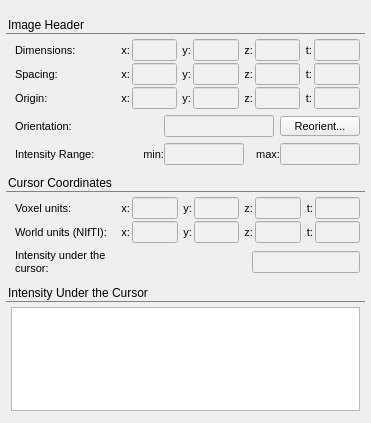
<?xml version="1.0" encoding="UTF-8"?>
<ui version="4.0">
 <class>ImageInfoInspector</class>
 <widget class="QWidget" name="ImageInfoInspector">
  <property name="geometry">
   <rect>
    <x>0</x>
    <y>0</y>
    <width>371</width>
    <height>423</height>
   </rect>
  </property>
  <property name="sizePolicy">
   <sizepolicy hsizetype="Preferred" vsizetype="Preferred">
    <horstretch>0</horstretch>
    <verstretch>0</verstretch>
   </sizepolicy>
  </property>
  <property name="minimumSize">
   <size>
    <width>0</width>
    <height>0</height>
   </size>
  </property>
  <property name="windowTitle">
   <string>Form</string>
  </property>
  <property name="styleSheet">
   <string notr="true">QGroupBox {
  background-origin: content;
  margin-top: 15px;
  font-weight: normal;
  font-size: 12px;
  color: black;
  padding: 5px;
  border-radius: 0px;
  border-top: 1px solid rgb(130,130,130);
  border-left: none;
  border-right:none;
  border-bottom:none;
}
QGroupBox::title {
  subcontrol-origin: 	margin;
  subcontrol-position: top left;
}
QWidget:read-only {
  background-color:rgb(240,240,240);
}
QDoubleSpinBox:read-only {
  background-color:rgb(240,240,240);
}</string>
  </property>
  <layout class="QVBoxLayout" name="verticalLayout" stretch="0,0,100,1">
   <property name="spacing">
    <number>6</number>
   </property>
   <property name="leftMargin">
    <number>6</number>
   </property>
   <property name="topMargin">
    <number>18</number>
   </property>
   <property name="rightMargin">
    <number>6</number>
   </property>
   <property name="bottomMargin">
    <number>6</number>
   </property>
   <item>
    <widget class="QGroupBox" name="groupBox_2">
     <property name="styleSheet">
      <string notr="true">QLabel { font-size: 11px; }
QLineEdit { font-size: 12px; }
QSpinBox { font-size: 12px; }
QToolButton { font-size: 11px; }</string>
     </property>
     <property name="title">
      <string>Image Header</string>
     </property>
     <layout class="QVBoxLayout" name="verticalLayout_4">
      <property name="spacing">
       <number>6</number>
      </property>
      <property name="leftMargin">
       <number>4</number>
      </property>
      <property name="topMargin">
       <number>0</number>
      </property>
      <property name="rightMargin">
       <number>0</number>
      </property>
      <property name="bottomMargin">
       <number>0</number>
      </property>
      <item>
       <widget class="QWidget" name="widget_3" native="true">
        <layout class="QGridLayout" name="gridLayout">
         <property name="leftMargin">
          <number>0</number>
         </property>
         <property name="topMargin">
          <number>0</number>
         </property>
         <property name="rightMargin">
          <number>0</number>
         </property>
         <property name="bottomMargin">
          <number>0</number>
         </property>
         <property name="spacing">
          <number>2</number>
         </property>
         <item row="0" column="5">
          <widget class="QLabel" name="label">
           <property name="text">
            <string> z:</string>
           </property>
           <property name="alignment">
            <set>Qt::AlignRight|Qt::AlignTrailing|Qt::AlignVCenter</set>
           </property>
          </widget>
         </item>
         <item row="1" column="0">
          <widget class="QLabel" name="label_26">
           <property name="minimumSize">
            <size>
             <width>104</width>
             <height>0</height>
            </size>
           </property>
           <property name="text">
            <string>Spacing:</string>
           </property>
          </widget>
         </item>
         <item row="0" column="3">
          <widget class="QLabel" name="label_2">
           <property name="text">
            <string> y:</string>
           </property>
           <property name="alignment">
            <set>Qt::AlignRight|Qt::AlignTrailing|Qt::AlignVCenter</set>
           </property>
          </widget>
         </item>
         <item row="0" column="7">
          <widget class="QLabel" name="lblDimT">
           <property name="text">
            <string> t:</string>
           </property>
           <property name="alignment">
            <set>Qt::AlignRight|Qt::AlignTrailing|Qt::AlignVCenter</set>
           </property>
          </widget>
         </item>
         <item row="0" column="0">
          <widget class="QLabel" name="label_24">
           <property name="minimumSize">
            <size>
             <width>104</width>
             <height>0</height>
            </size>
           </property>
           <property name="text">
            <string>Dimensions:</string>
           </property>
          </widget>
         </item>
         <item row="0" column="4">
          <widget class="QLineEdit" name="outDimY">
           <property name="maximumSize">
            <size>
             <width>80</width>
             <height>16777215</height>
            </size>
           </property>
           <property name="readOnly">
            <bool>true</bool>
           </property>
          </widget>
         </item>
         <item row="0" column="6">
          <widget class="QLineEdit" name="outDimZ">
           <property name="maximumSize">
            <size>
             <width>80</width>
             <height>16777215</height>
            </size>
           </property>
           <property name="readOnly">
            <bool>true</bool>
           </property>
          </widget>
         </item>
         <item row="0" column="2">
          <widget class="QLineEdit" name="outDimX">
           <property name="maximumSize">
            <size>
             <width>80</width>
             <height>16777215</height>
            </size>
           </property>
           <property name="readOnly">
            <bool>true</bool>
           </property>
          </widget>
         </item>
         <item row="2" column="0">
          <widget class="QLabel" name="label_27">
           <property name="minimumSize">
            <size>
             <width>104</width>
             <height>0</height>
            </size>
           </property>
           <property name="styleSheet">
            <string notr="true"/>
           </property>
           <property name="text">
            <string>Origin:</string>
           </property>
          </widget>
         </item>
         <item row="0" column="1">
          <widget class="QLabel" name="label_3">
           <property name="text">
            <string>x:</string>
           </property>
           <property name="alignment">
            <set>Qt::AlignRight|Qt::AlignTrailing|Qt::AlignVCenter</set>
           </property>
          </widget>
         </item>
         <item row="0" column="8">
          <widget class="QLineEdit" name="outDimT">
           <property name="maximumSize">
            <size>
             <width>80</width>
             <height>16777215</height>
            </size>
           </property>
           <property name="readOnly">
            <bool>true</bool>
           </property>
          </widget>
         </item>
         <item row="1" column="1">
          <widget class="QLabel" name="label_4">
           <property name="text">
            <string>x:</string>
           </property>
           <property name="alignment">
            <set>Qt::AlignRight|Qt::AlignTrailing|Qt::AlignVCenter</set>
           </property>
          </widget>
         </item>
         <item row="1" column="2">
          <widget class="QLineEdit" name="outSpacingX">
           <property name="maximumSize">
            <size>
             <width>80</width>
             <height>16777215</height>
            </size>
           </property>
           <property name="readOnly">
            <bool>true</bool>
           </property>
          </widget>
         </item>
         <item row="1" column="3">
          <widget class="QLabel" name="label_5">
           <property name="text">
            <string> y:</string>
           </property>
           <property name="alignment">
            <set>Qt::AlignRight|Qt::AlignTrailing|Qt::AlignVCenter</set>
           </property>
          </widget>
         </item>
         <item row="1" column="4">
          <widget class="QLineEdit" name="outSpacingY">
           <property name="maximumSize">
            <size>
             <width>80</width>
             <height>16777215</height>
            </size>
           </property>
           <property name="readOnly">
            <bool>true</bool>
           </property>
          </widget>
         </item>
         <item row="1" column="5">
          <widget class="QLabel" name="label_6">
           <property name="text">
            <string> z:</string>
           </property>
           <property name="alignment">
            <set>Qt::AlignRight|Qt::AlignTrailing|Qt::AlignVCenter</set>
           </property>
          </widget>
         </item>
         <item row="1" column="6">
          <widget class="QLineEdit" name="outSpacingZ">
           <property name="maximumSize">
            <size>
             <width>80</width>
             <height>16777215</height>
            </size>
           </property>
           <property name="readOnly">
            <bool>true</bool>
           </property>
          </widget>
         </item>
         <item row="1" column="7">
          <widget class="QLabel" name="lblSpacingT">
           <property name="text">
            <string> t:</string>
           </property>
           <property name="alignment">
            <set>Qt::AlignRight|Qt::AlignTrailing|Qt::AlignVCenter</set>
           </property>
          </widget>
         </item>
         <item row="1" column="8">
          <widget class="QLineEdit" name="outSpacingT">
           <property name="maximumSize">
            <size>
             <width>80</width>
             <height>16777215</height>
            </size>
           </property>
           <property name="readOnly">
            <bool>true</bool>
           </property>
          </widget>
         </item>
         <item row="2" column="1">
          <widget class="QLabel" name="label_7">
           <property name="text">
            <string>x:</string>
           </property>
           <property name="alignment">
            <set>Qt::AlignRight|Qt::AlignTrailing|Qt::AlignVCenter</set>
           </property>
          </widget>
         </item>
         <item row="2" column="2">
          <widget class="QLineEdit" name="outOriginX">
           <property name="maximumSize">
            <size>
             <width>80</width>
             <height>16777215</height>
            </size>
           </property>
           <property name="readOnly">
            <bool>true</bool>
           </property>
          </widget>
         </item>
         <item row="2" column="3">
          <widget class="QLabel" name="label_8">
           <property name="text">
            <string> y:</string>
           </property>
           <property name="alignment">
            <set>Qt::AlignRight|Qt::AlignTrailing|Qt::AlignVCenter</set>
           </property>
          </widget>
         </item>
         <item row="2" column="4">
          <widget class="QLineEdit" name="outOriginY">
           <property name="maximumSize">
            <size>
             <width>80</width>
             <height>16777215</height>
            </size>
           </property>
           <property name="readOnly">
            <bool>true</bool>
           </property>
          </widget>
         </item>
         <item row="2" column="5">
          <widget class="QLabel" name="label_9">
           <property name="text">
            <string> z:</string>
           </property>
           <property name="alignment">
            <set>Qt::AlignRight|Qt::AlignTrailing|Qt::AlignVCenter</set>
           </property>
          </widget>
         </item>
         <item row="2" column="6">
          <widget class="QLineEdit" name="outOriginZ">
           <property name="maximumSize">
            <size>
             <width>80</width>
             <height>16777215</height>
            </size>
           </property>
           <property name="readOnly">
            <bool>true</bool>
           </property>
          </widget>
         </item>
         <item row="2" column="7">
          <widget class="QLabel" name="lblOriginT">
           <property name="text">
            <string> t:</string>
           </property>
           <property name="alignment">
            <set>Qt::AlignRight|Qt::AlignTrailing|Qt::AlignVCenter</set>
           </property>
          </widget>
         </item>
         <item row="2" column="8">
          <widget class="QLineEdit" name="outOriginT">
           <property name="maximumSize">
            <size>
             <width>80</width>
             <height>16777215</height>
            </size>
           </property>
           <property name="readOnly">
            <bool>true</bool>
           </property>
          </widget>
         </item>
        </layout>
       </widget>
      </item>
      <item>
       <widget class="QWidget" name="widget_4" native="true">
        <layout class="QHBoxLayout" name="horizontalLayout_7">
         <property name="spacing">
          <number>0</number>
         </property>
         <property name="leftMargin">
          <number>0</number>
         </property>
         <property name="topMargin">
          <number>0</number>
         </property>
         <property name="rightMargin">
          <number>0</number>
         </property>
         <property name="bottomMargin">
          <number>0</number>
         </property>
         <item>
          <widget class="QLabel" name="label_28">
           <property name="minimumSize">
            <size>
             <width>104</width>
             <height>0</height>
            </size>
           </property>
           <property name="text">
            <string>Orientation:</string>
           </property>
          </widget>
         </item>
         <item>
          <spacer name="horizontalSpacer_3">
           <property name="orientation">
            <enum>Qt::Horizontal</enum>
           </property>
           <property name="sizeHint" stdset="0">
            <size>
             <width>40</width>
             <height>20</height>
            </size>
           </property>
          </spacer>
         </item>
         <item>
          <widget class="QLineEdit" name="outRAI">
           <property name="minimumSize">
            <size>
             <width>110</width>
             <height>0</height>
            </size>
           </property>
           <property name="maximumSize">
            <size>
             <width>110</width>
             <height>16777215</height>
            </size>
           </property>
           <property name="readOnly">
            <bool>true</bool>
           </property>
          </widget>
         </item>
         <item>
          <spacer name="horizontalSpacer_4">
           <property name="orientation">
            <enum>Qt::Horizontal</enum>
           </property>
           <property name="sizeType">
            <enum>QSizePolicy::Fixed</enum>
           </property>
           <property name="sizeHint" stdset="0">
            <size>
             <width>6</width>
             <height>20</height>
            </size>
           </property>
          </spacer>
         </item>
         <item>
          <widget class="QToolButton" name="toolButton">
           <property name="sizePolicy">
            <sizepolicy hsizetype="Preferred" vsizetype="Fixed">
             <horstretch>0</horstretch>
             <verstretch>0</verstretch>
            </sizepolicy>
           </property>
           <property name="minimumSize">
            <size>
             <width>80</width>
             <height>0</height>
            </size>
           </property>
           <property name="maximumSize">
            <size>
             <width>80</width>
             <height>16777215</height>
            </size>
           </property>
           <property name="text">
            <string>Reorient...</string>
           </property>
          </widget>
         </item>
        </layout>
       </widget>
      </item>
      <item>
       <widget class="QWidget" name="widget_5" native="true">
        <layout class="QHBoxLayout" name="horizontalLayout_8">
         <property name="spacing">
          <number>0</number>
         </property>
         <property name="leftMargin">
          <number>0</number>
         </property>
         <property name="topMargin">
          <number>0</number>
         </property>
         <property name="rightMargin">
          <number>0</number>
         </property>
         <property name="bottomMargin">
          <number>0</number>
         </property>
         <item>
          <widget class="QLabel" name="label_29">
           <property name="minimumSize">
            <size>
             <width>104</width>
             <height>0</height>
            </size>
           </property>
           <property name="text">
            <string>Intensity Range:</string>
           </property>
          </widget>
         </item>
         <item>
          <spacer name="horizontalSpacer_5">
           <property name="orientation">
            <enum>Qt::Horizontal</enum>
           </property>
           <property name="sizeHint" stdset="0">
            <size>
             <width>40</width>
             <height>20</height>
            </size>
           </property>
          </spacer>
         </item>
         <item>
          <widget class="QLabel" name="label_23">
           <property name="minimumSize">
            <size>
             <width>32</width>
             <height>0</height>
            </size>
           </property>
           <property name="maximumSize">
            <size>
             <width>32</width>
             <height>16777215</height>
            </size>
           </property>
           <property name="text">
            <string>min:</string>
           </property>
           <property name="alignment">
            <set>Qt::AlignRight|Qt::AlignTrailing|Qt::AlignVCenter</set>
           </property>
          </widget>
         </item>
         <item>
          <widget class="QLineEdit" name="outMin">
           <property name="sizePolicy">
            <sizepolicy hsizetype="Expanding" vsizetype="Fixed">
             <horstretch>0</horstretch>
             <verstretch>0</verstretch>
            </sizepolicy>
           </property>
           <property name="minimumSize">
            <size>
             <width>80</width>
             <height>0</height>
            </size>
           </property>
           <property name="maximumSize">
            <size>
             <width>80</width>
             <height>16777215</height>
            </size>
           </property>
           <property name="readOnly">
            <bool>true</bool>
           </property>
          </widget>
         </item>
         <item>
          <spacer name="horizontalSpacer_6">
           <property name="orientation">
            <enum>Qt::Horizontal</enum>
           </property>
           <property name="sizeType">
            <enum>QSizePolicy::Fixed</enum>
           </property>
           <property name="sizeHint" stdset="0">
            <size>
             <width>4</width>
             <height>20</height>
            </size>
           </property>
          </spacer>
         </item>
         <item>
          <widget class="QLabel" name="label_25">
           <property name="minimumSize">
            <size>
             <width>32</width>
             <height>0</height>
            </size>
           </property>
           <property name="maximumSize">
            <size>
             <width>32</width>
             <height>16777215</height>
            </size>
           </property>
           <property name="text">
            <string>max:</string>
           </property>
           <property name="alignment">
            <set>Qt::AlignRight|Qt::AlignTrailing|Qt::AlignVCenter</set>
           </property>
          </widget>
         </item>
         <item>
          <widget class="QLineEdit" name="outMax">
           <property name="sizePolicy">
            <sizepolicy hsizetype="Expanding" vsizetype="Fixed">
             <horstretch>0</horstretch>
             <verstretch>0</verstretch>
            </sizepolicy>
           </property>
           <property name="minimumSize">
            <size>
             <width>80</width>
             <height>0</height>
            </size>
           </property>
           <property name="maximumSize">
            <size>
             <width>80</width>
             <height>16777215</height>
            </size>
           </property>
           <property name="readOnly">
            <bool>true</bool>
           </property>
          </widget>
         </item>
        </layout>
       </widget>
      </item>
     </layout>
    </widget>
   </item>
   <item>
    <widget class="QGroupBox" name="groupBox_5">
     <property name="minimumSize">
      <size>
       <width>80</width>
       <height>0</height>
      </size>
     </property>
     <property name="styleSheet">
      <string notr="true">QLabel { font-size: 11px; }
QLineEdit { font-size: 12px; }
QSpinBox { font-size: 12px; }
QToolButton { font-size: 11px; }</string>
     </property>
     <property name="title">
      <string>Cursor Coordinates</string>
     </property>
     <layout class="QVBoxLayout" name="verticalLayout_3">
      <property name="spacing">
       <number>2</number>
      </property>
      <property name="leftMargin">
       <number>4</number>
      </property>
      <property name="topMargin">
       <number>0</number>
      </property>
      <property name="rightMargin">
       <number>0</number>
      </property>
      <property name="bottomMargin">
       <number>0</number>
      </property>
      <item>
       <widget class="QStackedWidget" name="stkVoxelCoord">
        <property name="currentIndex">
         <number>1</number>
        </property>
        <widget class="QWidget" name="pageReference">
         <layout class="QHBoxLayout" name="horizontalLayout_3" stretch="0,0,1,0,1,0,1,0,1">
          <property name="spacing">
           <number>2</number>
          </property>
          <property name="leftMargin">
           <number>0</number>
          </property>
          <property name="topMargin">
           <number>0</number>
          </property>
          <property name="rightMargin">
           <number>0</number>
          </property>
          <property name="bottomMargin">
           <number>0</number>
          </property>
          <item>
           <widget class="QLabel" name="lblVoxel">
            <property name="minimumSize">
             <size>
              <width>104</width>
              <height>0</height>
             </size>
            </property>
            <property name="styleSheet">
             <string notr="true"/>
            </property>
            <property name="text">
             <string>Voxel units:</string>
            </property>
            <property name="alignment">
             <set>Qt::AlignLeading|Qt::AlignLeft|Qt::AlignVCenter</set>
            </property>
            <property name="wordWrap">
             <bool>true</bool>
            </property>
           </widget>
          </item>
          <item>
           <widget class="QLabel" name="label_13">
            <property name="text">
             <string>x:</string>
            </property>
            <property name="alignment">
             <set>Qt::AlignRight|Qt::AlignTrailing|Qt::AlignVCenter</set>
            </property>
           </widget>
          </item>
          <item>
           <widget class="QSpinBox" name="inVoxX">
            <property name="minimumSize">
             <size>
              <width>48</width>
              <height>0</height>
             </size>
            </property>
            <property name="maximumSize">
             <size>
              <width>80</width>
              <height>16777215</height>
             </size>
            </property>
            <property name="readOnly">
             <bool>false</bool>
            </property>
            <property name="buttonSymbols">
             <enum>QAbstractSpinBox::UpDownArrows</enum>
            </property>
           </widget>
          </item>
          <item>
           <widget class="QLabel" name="label_14">
            <property name="text">
             <string> y:</string>
            </property>
            <property name="alignment">
             <set>Qt::AlignRight|Qt::AlignTrailing|Qt::AlignVCenter</set>
            </property>
           </widget>
          </item>
          <item>
           <widget class="QSpinBox" name="inVoxY">
            <property name="minimumSize">
             <size>
              <width>48</width>
              <height>0</height>
             </size>
            </property>
            <property name="maximumSize">
             <size>
              <width>80</width>
              <height>16777215</height>
             </size>
            </property>
            <property name="readOnly">
             <bool>false</bool>
            </property>
            <property name="buttonSymbols">
             <enum>QAbstractSpinBox::UpDownArrows</enum>
            </property>
           </widget>
          </item>
          <item>
           <widget class="QLabel" name="label_15">
            <property name="text">
             <string> z:</string>
            </property>
            <property name="alignment">
             <set>Qt::AlignRight|Qt::AlignTrailing|Qt::AlignVCenter</set>
            </property>
           </widget>
          </item>
          <item>
           <widget class="QSpinBox" name="inVoxZ">
            <property name="minimumSize">
             <size>
              <width>48</width>
              <height>0</height>
             </size>
            </property>
            <property name="maximumSize">
             <size>
              <width>80</width>
              <height>16777215</height>
             </size>
            </property>
            <property name="readOnly">
             <bool>false</bool>
            </property>
            <property name="buttonSymbols">
             <enum>QAbstractSpinBox::UpDownArrows</enum>
            </property>
           </widget>
          </item>
          <item>
           <widget class="QLabel" name="lblVoxT">
            <property name="text">
             <string> t:</string>
            </property>
            <property name="alignment">
             <set>Qt::AlignRight|Qt::AlignTrailing|Qt::AlignVCenter</set>
            </property>
           </widget>
          </item>
          <item>
           <widget class="QSpinBox" name="inVoxT">
            <property name="minimumSize">
             <size>
              <width>48</width>
              <height>0</height>
             </size>
            </property>
            <property name="maximumSize">
             <size>
              <width>80</width>
              <height>16777215</height>
             </size>
            </property>
            <property name="readOnly">
             <bool>false</bool>
            </property>
            <property name="buttonSymbols">
             <enum>QAbstractSpinBox::UpDownArrows</enum>
            </property>
           </widget>
          </item>
         </layout>
        </widget>
        <widget class="QWidget" name="pageOblique">
         <layout class="QHBoxLayout" name="horizontalLayout_4" stretch="0,0,1,0,1,0,1,0,1">
          <property name="spacing">
           <number>2</number>
          </property>
          <property name="leftMargin">
           <number>0</number>
          </property>
          <property name="topMargin">
           <number>0</number>
          </property>
          <property name="rightMargin">
           <number>0</number>
          </property>
          <property name="bottomMargin">
           <number>0</number>
          </property>
          <item>
           <widget class="QLabel" name="lblVoxelObl">
            <property name="minimumSize">
             <size>
              <width>104</width>
              <height>0</height>
             </size>
            </property>
            <property name="styleSheet">
             <string notr="true"/>
            </property>
            <property name="text">
             <string>Voxel units:</string>
            </property>
            <property name="alignment">
             <set>Qt::AlignLeading|Qt::AlignLeft|Qt::AlignVCenter</set>
            </property>
            <property name="wordWrap">
             <bool>true</bool>
            </property>
           </widget>
          </item>
          <item>
           <widget class="QLabel" name="label_21">
            <property name="text">
             <string>x:</string>
            </property>
            <property name="alignment">
             <set>Qt::AlignRight|Qt::AlignTrailing|Qt::AlignVCenter</set>
            </property>
           </widget>
          </item>
          <item>
           <widget class="QLineEdit" name="outVoxelObliqueX">
            <property name="minimumSize">
             <size>
              <width>0</width>
              <height>0</height>
             </size>
            </property>
            <property name="maximumSize">
             <size>
              <width>80</width>
              <height>16777215</height>
             </size>
            </property>
            <property name="readOnly">
             <bool>true</bool>
            </property>
           </widget>
          </item>
          <item>
           <widget class="QLabel" name="label_31">
            <property name="text">
             <string> y:</string>
            </property>
            <property name="alignment">
             <set>Qt::AlignRight|Qt::AlignTrailing|Qt::AlignVCenter</set>
            </property>
           </widget>
          </item>
          <item>
           <widget class="QLineEdit" name="outVoxelObliqueY">
            <property name="minimumSize">
             <size>
              <width>0</width>
              <height>0</height>
             </size>
            </property>
            <property name="maximumSize">
             <size>
              <width>80</width>
              <height>16777215</height>
             </size>
            </property>
            <property name="readOnly">
             <bool>true</bool>
            </property>
           </widget>
          </item>
          <item>
           <widget class="QLabel" name="label_32">
            <property name="text">
             <string> z:</string>
            </property>
            <property name="alignment">
             <set>Qt::AlignRight|Qt::AlignTrailing|Qt::AlignVCenter</set>
            </property>
           </widget>
          </item>
          <item>
           <widget class="QLineEdit" name="outVoxelObliqueZ">
            <property name="sizePolicy">
             <sizepolicy hsizetype="Expanding" vsizetype="Fixed">
              <horstretch>0</horstretch>
              <verstretch>0</verstretch>
             </sizepolicy>
            </property>
            <property name="minimumSize">
             <size>
              <width>0</width>
              <height>0</height>
             </size>
            </property>
            <property name="maximumSize">
             <size>
              <width>80</width>
              <height>16777215</height>
             </size>
            </property>
            <property name="readOnly">
             <bool>true</bool>
            </property>
           </widget>
          </item>
          <item>
           <widget class="QLabel" name="lblVoxelObliqueT">
            <property name="text">
             <string> t:</string>
            </property>
            <property name="alignment">
             <set>Qt::AlignRight|Qt::AlignTrailing|Qt::AlignVCenter</set>
            </property>
           </widget>
          </item>
          <item>
           <widget class="QLineEdit" name="outVoxelObliqueT">
            <property name="sizePolicy">
             <sizepolicy hsizetype="Expanding" vsizetype="Fixed">
              <horstretch>0</horstretch>
              <verstretch>0</verstretch>
             </sizepolicy>
            </property>
            <property name="minimumSize">
             <size>
              <width>0</width>
              <height>0</height>
             </size>
            </property>
            <property name="maximumSize">
             <size>
              <width>80</width>
              <height>16777215</height>
             </size>
            </property>
            <property name="readOnly">
             <bool>true</bool>
            </property>
           </widget>
          </item>
         </layout>
        </widget>
       </widget>
      </item>
      <item>
       <widget class="QStackedWidget" name="stkPhysicalCoord">
        <widget class="QWidget" name="pageNifti">
         <property name="minimumSize">
          <size>
           <width>0</width>
           <height>0</height>
          </size>
         </property>
         <layout class="QHBoxLayout" name="horizontalLayout_5" stretch="0,0,1,0,1,0,1,0,1">
          <property name="spacing">
           <number>2</number>
          </property>
          <property name="leftMargin">
           <number>0</number>
          </property>
          <property name="topMargin">
           <number>0</number>
          </property>
          <property name="rightMargin">
           <number>0</number>
          </property>
          <property name="bottomMargin">
           <number>0</number>
          </property>
          <item>
           <widget class="QLabel" name="label_22">
            <property name="sizePolicy">
             <sizepolicy hsizetype="Preferred" vsizetype="Preferred">
              <horstretch>0</horstretch>
              <verstretch>0</verstretch>
             </sizepolicy>
            </property>
            <property name="minimumSize">
             <size>
              <width>104</width>
              <height>0</height>
             </size>
            </property>
            <property name="styleSheet">
             <string notr="true"/>
            </property>
            <property name="text">
             <string>World units (NIfTI):</string>
            </property>
            <property name="alignment">
             <set>Qt::AlignLeading|Qt::AlignLeft|Qt::AlignVCenter</set>
            </property>
            <property name="wordWrap">
             <bool>false</bool>
            </property>
           </widget>
          </item>
          <item>
           <widget class="QLabel" name="label_17">
            <property name="text">
             <string>x:</string>
            </property>
            <property name="alignment">
             <set>Qt::AlignRight|Qt::AlignTrailing|Qt::AlignVCenter</set>
            </property>
           </widget>
          </item>
          <item>
           <widget class="QLineEdit" name="outNiftiX">
            <property name="minimumSize">
             <size>
              <width>0</width>
              <height>0</height>
             </size>
            </property>
            <property name="maximumSize">
             <size>
              <width>80</width>
              <height>16777215</height>
             </size>
            </property>
            <property name="readOnly">
             <bool>true</bool>
            </property>
           </widget>
          </item>
          <item>
           <widget class="QLabel" name="label_18">
            <property name="text">
             <string> y:</string>
            </property>
            <property name="alignment">
             <set>Qt::AlignRight|Qt::AlignTrailing|Qt::AlignVCenter</set>
            </property>
           </widget>
          </item>
          <item>
           <widget class="QLineEdit" name="outNiftiY">
            <property name="minimumSize">
             <size>
              <width>0</width>
              <height>0</height>
             </size>
            </property>
            <property name="maximumSize">
             <size>
              <width>80</width>
              <height>16777215</height>
             </size>
            </property>
            <property name="readOnly">
             <bool>true</bool>
            </property>
           </widget>
          </item>
          <item>
           <widget class="QLabel" name="label_19">
            <property name="text">
             <string> z:</string>
            </property>
            <property name="alignment">
             <set>Qt::AlignRight|Qt::AlignTrailing|Qt::AlignVCenter</set>
            </property>
           </widget>
          </item>
          <item>
           <widget class="QLineEdit" name="outNiftiZ">
            <property name="sizePolicy">
             <sizepolicy hsizetype="Expanding" vsizetype="Fixed">
              <horstretch>0</horstretch>
              <verstretch>0</verstretch>
             </sizepolicy>
            </property>
            <property name="minimumSize">
             <size>
              <width>0</width>
              <height>0</height>
             </size>
            </property>
            <property name="maximumSize">
             <size>
              <width>80</width>
              <height>16777215</height>
             </size>
            </property>
            <property name="readOnly">
             <bool>true</bool>
            </property>
           </widget>
          </item>
          <item>
           <widget class="QLabel" name="lblNiftiT">
            <property name="text">
             <string> t:</string>
            </property>
            <property name="alignment">
             <set>Qt::AlignRight|Qt::AlignTrailing|Qt::AlignVCenter</set>
            </property>
           </widget>
          </item>
          <item>
           <widget class="QLineEdit" name="outNiftiT">
            <property name="sizePolicy">
             <sizepolicy hsizetype="Expanding" vsizetype="Fixed">
              <horstretch>0</horstretch>
              <verstretch>0</verstretch>
             </sizepolicy>
            </property>
            <property name="minimumSize">
             <size>
              <width>0</width>
              <height>0</height>
             </size>
            </property>
            <property name="maximumSize">
             <size>
              <width>80</width>
              <height>16777215</height>
             </size>
            </property>
            <property name="readOnly">
             <bool>true</bool>
            </property>
           </widget>
          </item>
         </layout>
        </widget>
        <widget class="QWidget" name="page_2"/>
       </widget>
      </item>
      <item>
       <spacer name="verticalSpacer_4">
        <property name="orientation">
         <enum>Qt::Vertical</enum>
        </property>
        <property name="sizeType">
         <enum>QSizePolicy::Fixed</enum>
        </property>
        <property name="sizeHint" stdset="0">
         <size>
          <width>20</width>
          <height>4</height>
         </size>
        </property>
       </spacer>
      </item>
      <item>
       <widget class="QWidget" name="widget_2" native="true">
        <layout class="QHBoxLayout" name="horizontalLayout_6" stretch="0,1,0">
         <property name="spacing">
          <number>2</number>
         </property>
         <property name="leftMargin">
          <number>0</number>
         </property>
         <property name="topMargin">
          <number>0</number>
         </property>
         <property name="rightMargin">
          <number>0</number>
         </property>
         <property name="bottomMargin">
          <number>0</number>
         </property>
         <item>
          <widget class="QLabel" name="lblIntensityUnderCursor">
           <property name="minimumSize">
            <size>
             <width>104</width>
             <height>0</height>
            </size>
           </property>
           <property name="text">
            <string>Intensity under the cursor:</string>
           </property>
           <property name="wordWrap">
            <bool>true</bool>
           </property>
          </widget>
         </item>
         <item>
          <spacer name="horizontalSpacer_2">
           <property name="orientation">
            <enum>Qt::Horizontal</enum>
           </property>
           <property name="sizeType">
            <enum>QSizePolicy::Expanding</enum>
           </property>
           <property name="sizeHint" stdset="0">
            <size>
             <width>40</width>
             <height>20</height>
            </size>
           </property>
          </spacer>
         </item>
         <item>
          <widget class="QLineEdit" name="outIntensityUnderCursor">
           <property name="minimumSize">
            <size>
             <width>80</width>
             <height>0</height>
            </size>
           </property>
           <property name="maximumSize">
            <size>
             <width>120</width>
             <height>16777215</height>
            </size>
           </property>
           <property name="readOnly">
            <bool>true</bool>
           </property>
          </widget>
         </item>
        </layout>
       </widget>
      </item>
     </layout>
    </widget>
   </item>
   <item>
    <widget class="QGroupBox" name="grpIntensityGraph">
     <property name="styleSheet">
      <string notr="true"/>
     </property>
     <property name="title">
      <string>Intensity Under the Cursor</string>
     </property>
     <layout class="QVBoxLayout" name="verticalLayout_2">
      <property name="leftMargin">
       <number>0</number>
      </property>
      <property name="topMargin">
       <number>0</number>
      </property>
      <property name="rightMargin">
       <number>0</number>
      </property>
      <property name="bottomMargin">
       <number>0</number>
      </property>
      <item>
       <widget class="QFrame" name="frame">
        <property name="sizePolicy">
         <sizepolicy hsizetype="Preferred" vsizetype="Preferred">
          <horstretch>0</horstretch>
          <verstretch>0</verstretch>
         </sizepolicy>
        </property>
        <property name="frameShape">
         <enum>QFrame::StyledPanel</enum>
        </property>
        <property name="frameShadow">
         <enum>QFrame::Raised</enum>
        </property>
        <layout class="QHBoxLayout" name="horizontalLayout_2">
         <property name="leftMargin">
          <number>0</number>
         </property>
         <property name="topMargin">
          <number>0</number>
         </property>
         <property name="rightMargin">
          <number>0</number>
         </property>
         <property name="bottomMargin">
          <number>0</number>
         </property>
         <item>
          <widget class="QtVTKRenderWindowBox" name="plotWidget" native="true">
           <property name="sizePolicy">
            <sizepolicy hsizetype="Preferred" vsizetype="Preferred">
             <horstretch>0</horstretch>
             <verstretch>0</verstretch>
            </sizepolicy>
           </property>
           <property name="styleSheet">
            <string notr="true">background-color:white;</string>
           </property>
          </widget>
         </item>
        </layout>
       </widget>
      </item>
     </layout>
    </widget>
   </item>
   <item>
    <spacer name="verticalSpacer">
     <property name="orientation">
      <enum>Qt::Vertical</enum>
     </property>
     <property name="sizeHint" stdset="0">
      <size>
       <width>20</width>
       <height>0</height>
      </size>
     </property>
    </spacer>
   </item>
  </layout>
 </widget>
 <customwidgets>
  <customwidget>
   <class>QtVTKRenderWindowBox</class>
   <extends>QWidget</extends>
   <header location="global">QtVTKRenderWindowBox.h</header>
   <container>1</container>
  </customwidget>
 </customwidgets>
 <resources/>
 <connections/>
</ui>
